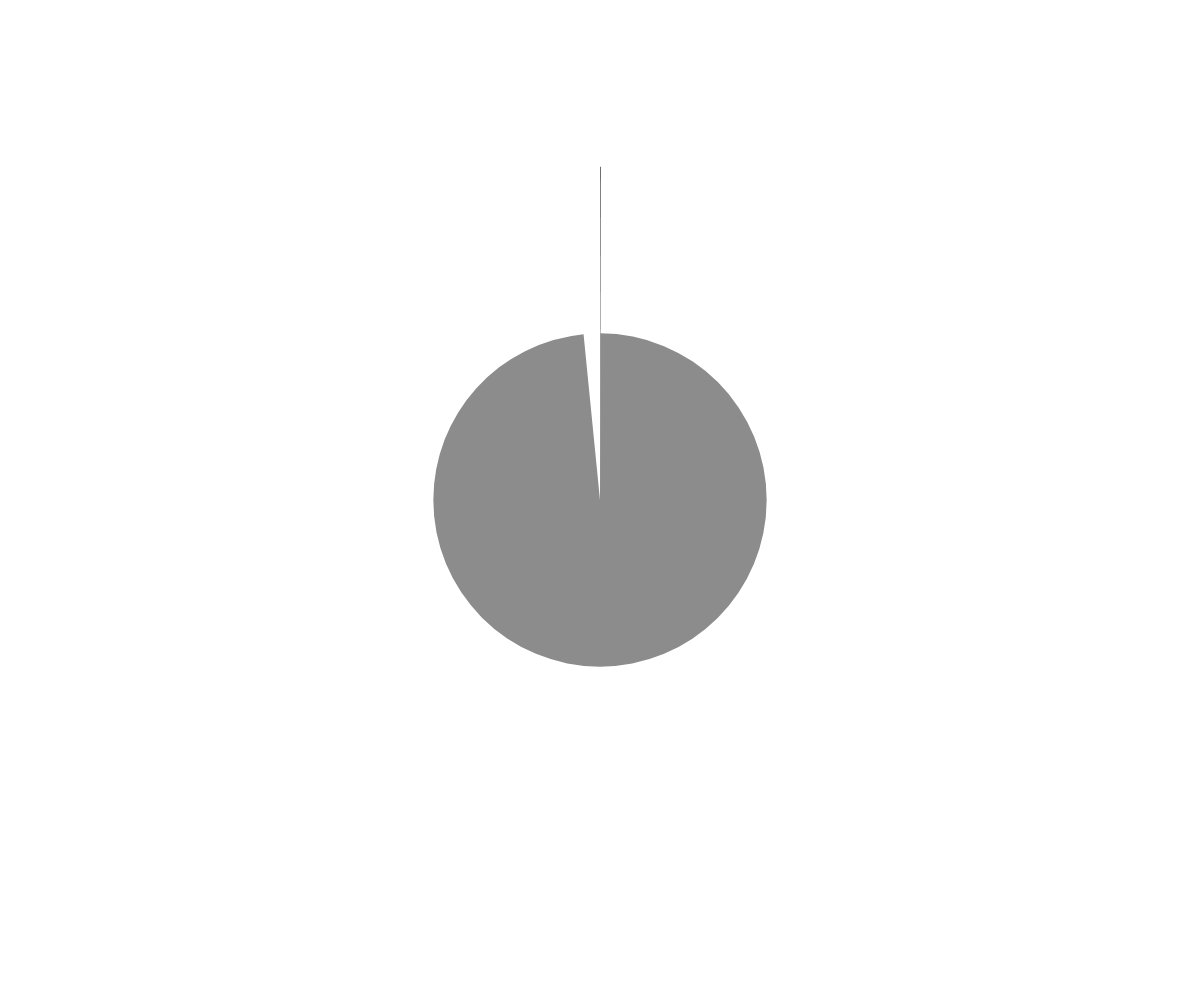
Frame 1 (no input)
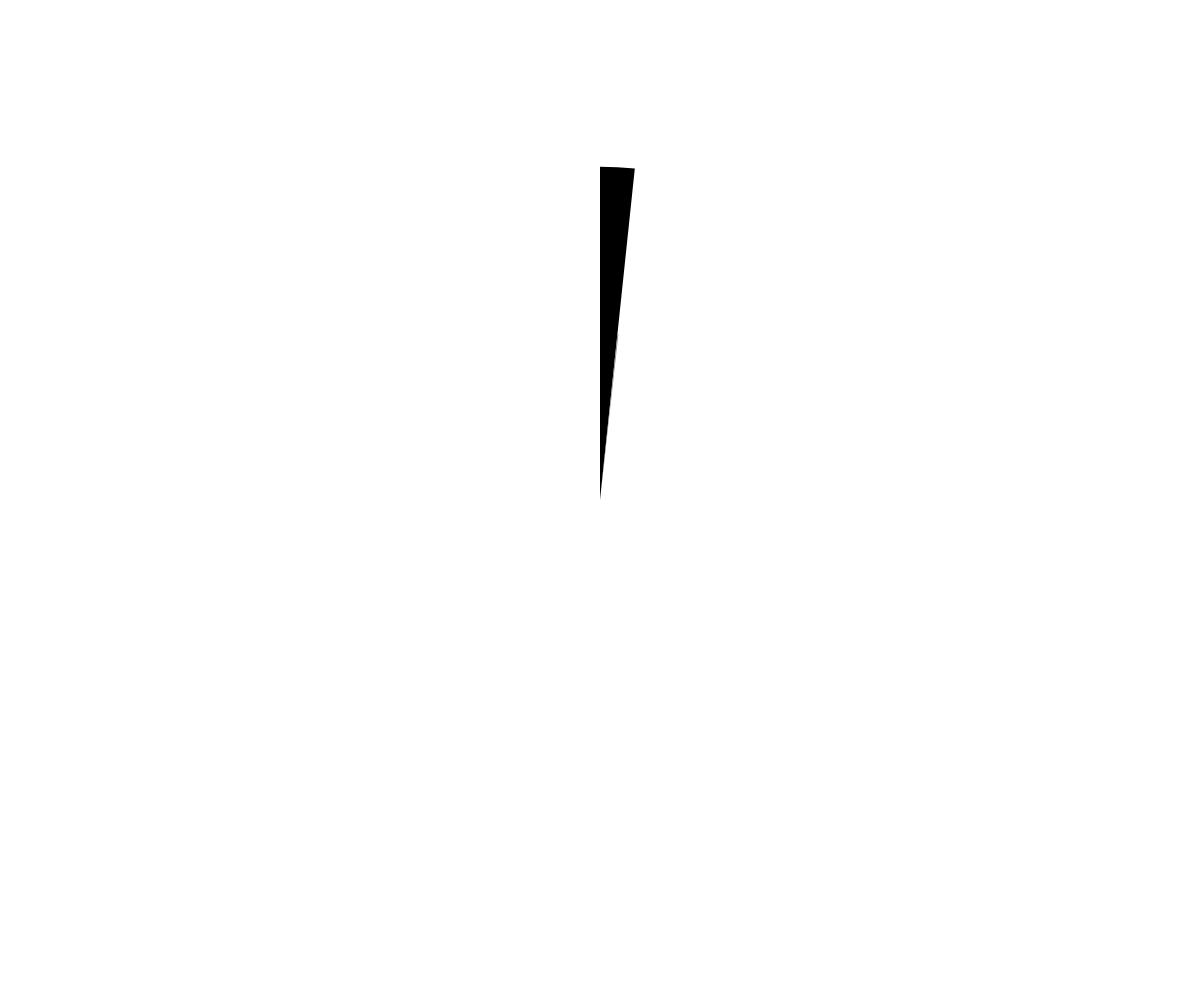
Frame 60 (no input)
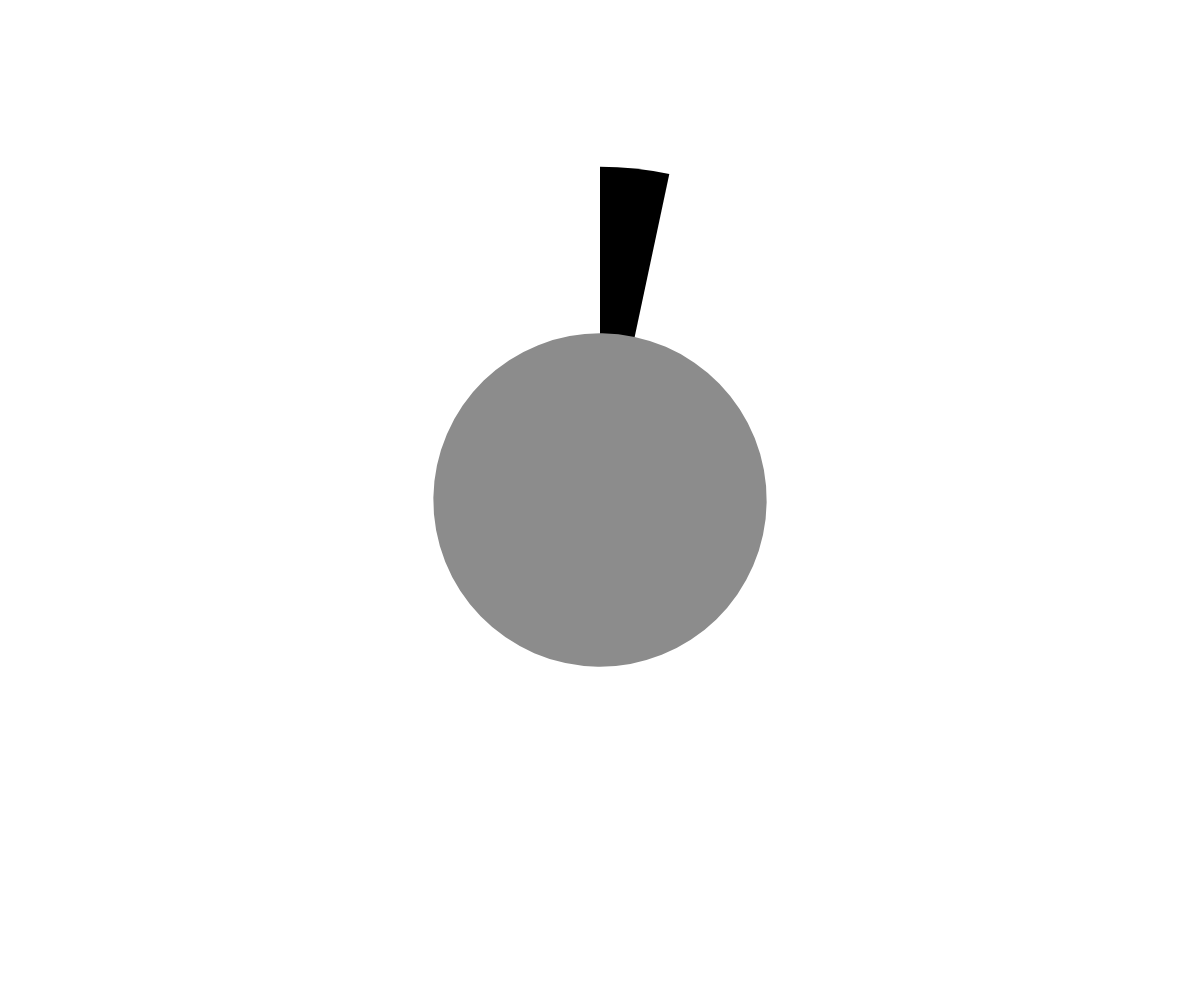
Frame 120 (the mouse pressed at the canvas centre since frame 60)

The p5.js sketch that drew these frames (run headless with seeded random() and noise() and a simulated clock; from frame 60 on, the mouse is pressed at the canvas centre):

// p5.js sketch
// ── sketch.js
//let windowWidth = 600
//let windowHeight = 600;

let seconds, milliseconds;

function setup() {


  angleMode(DEGREES);



}

function draw() {
  createCanvas(windowWidth, windowHeight);
  noStroke();
  background(255);

  milliseconds = int(millis() % 60000);
  seconds = milliseconds / 1000;
  //seconds = int(milliseconds / 1000);


  
  translate(windowWidth / 2, windowHeight / 2);
  rotate(-90);
  fill(0);
  //fill(150);
  if(windowWidth<=windowHeight){
    arc(0, 0, windowWidth-windowWidth/3, windowWidth-windowWidth/3, 0, seconds * 6, PIE);
  }
  else{
    arc(0, 0, windowHeight-windowHeight/3, windowHeight-windowHeight/3, 0, seconds * 6, PIE);
  }

  //fill(map(int(seconds),0,60,0,255),map(int(seconds),0,60,255,0),0);
  //arc(0,0, windowWidth, windowWidth, int(seconds * 6) - int(seconds*6)%10, seconds*6, PIE);
  

  
  rotate(seconds*6);
  fill(140,140,140);
  //fill(150);
  if(windowWidth<=windowHeight){
    arc(0, 0, windowWidth/2-windowWidth/6, windowWidth/2-windowWidth/6, 0, -seconds*6*60, PIE);
  }
  else{
    arc(0, 0, windowHeight/2-windowHeight/6, windowHeight/2-windowHeight/6, 0, -seconds*6*60, PIE);
  }
  

}
